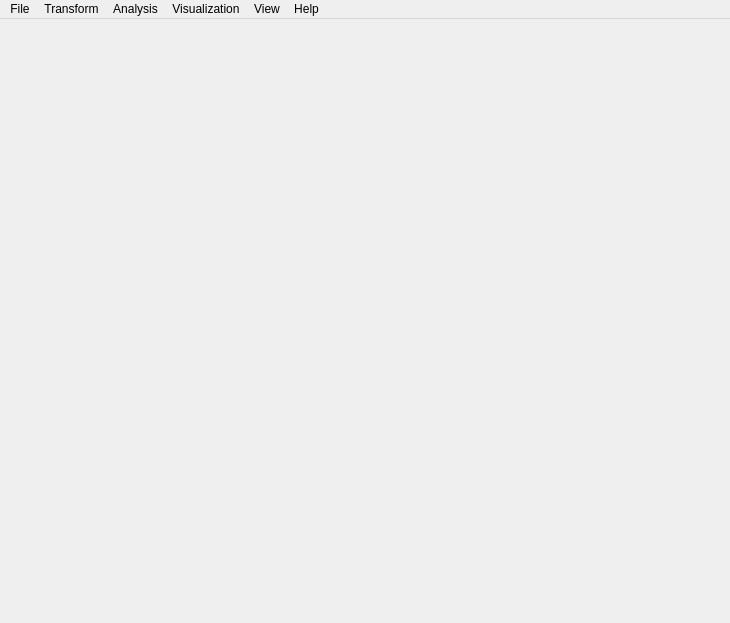
<?xml version="1.0" encoding="UTF-8"?>
<ui version="4.0">
 <class>MainWindow</class>
 <widget class="QMainWindow" name="MainWindow">
  <property name="geometry">
   <rect>
    <x>0</x>
    <y>0</y>
    <width>730</width>
    <height>623</height>
   </rect>
  </property>
  <property name="windowTitle">
   <string>Cytosplore</string>
  </property>
  <property name="dockNestingEnabled">
   <bool>true</bool>
  </property>
  <widget class="QMenuBar" name="menuBar">
   <property name="geometry">
    <rect>
     <x>0</x>
     <y>0</y>
     <width>730</width>
     <height>22</height>
    </rect>
   </property>
   <widget class="QMenu" name="menuFile">
    <property name="title">
     <string>File</string>
    </property>
  </widget>
   <widget class="QMenu" name="menuTransformation">
    <property name="title">
     <string>Transform</string>
    </property>
   </widget>
   <widget class="QMenu" name="menuAnalysis">
    <property name="title">
     <string>Analysis</string>
    </property>
   </widget>
   <widget class="QMenu" name="menuVisualization">
    <property name="title">
     <string>Visualization</string>
    </property>
   </widget>
   <widget class="QMenu" name="menuView">
    <property name="title">
     <string>View</string>
    </property>
   </widget>
   <widget class="QMenu" name="menuHelp">
    <property name="title">
     <string>Help</string>
    </property>
    <!--addaction name="actionCheckForUpdates"/>
    <addaction name="actionAbout"/-->
   </widget>
   <addaction name="menuFile"/>
   <addaction name="menuTransformation"/>
   <addaction name="menuAnalysis"/>
   <addaction name="menuVisualization"/>
   <addaction name="menuView"/>
   <addaction name="menuHelp"/>
  </widget>
  <!--widget class="QToolBar" name="toolBar">
   <property name="windowTitle">
    <string>toolBar</string>
   </property>
   <attribute name="toolBarArea">
    <enum>TopToolBarArea</enum>
   </attribute>
   <attribute name="toolBarBreak">
    <bool>false</bool>
   </attribute>
  </widget-->
 </widget>
 <connections>
 </connections>
</ui>
